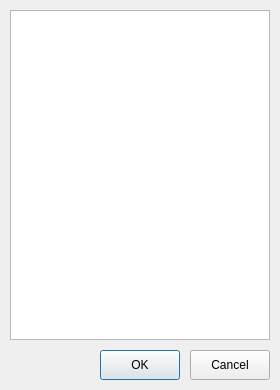
<?xml version="1.0" encoding="UTF-8"?>
<ui version="4.0">
 <class>SelGroupsDlg</class>
 <widget class="QDialog" name="SelGroupsDlg">
  <property name="geometry">
   <rect>
    <x>0</x>
    <y>0</y>
    <width>280</width>
    <height>390</height>
   </rect>
  </property>
  <property name="windowTitle">
   <string>Select Groups</string>
  </property>
  <widget class="QPushButton" name="ok">
   <property name="geometry">
    <rect>
     <x>100</x>
     <y>350</y>
     <width>80</width>
     <height>30</height>
    </rect>
   </property>
   <property name="sizePolicy">
    <sizepolicy hsizetype="Fixed" vsizetype="Fixed">
     <horstretch>0</horstretch>
     <verstretch>0</verstretch>
    </sizepolicy>
   </property>
   <property name="minimumSize">
    <size>
     <width>0</width>
     <height>30</height>
    </size>
   </property>
   <property name="text">
    <string>OK</string>
   </property>
   <property name="default">
    <bool>true</bool>
   </property>
  </widget>
  <widget class="QPushButton" name="cancel">
   <property name="geometry">
    <rect>
     <x>190</x>
     <y>350</y>
     <width>80</width>
     <height>30</height>
    </rect>
   </property>
   <property name="sizePolicy">
    <sizepolicy hsizetype="Fixed" vsizetype="Fixed">
     <horstretch>0</horstretch>
     <verstretch>0</verstretch>
    </sizepolicy>
   </property>
   <property name="minimumSize">
    <size>
     <width>0</width>
     <height>30</height>
    </size>
   </property>
   <property name="text">
    <string>Cancel</string>
   </property>
  </widget>
  <widget class="QListWidget" name="groups">
   <property name="geometry">
    <rect>
     <x>10</x>
     <y>10</y>
     <width>260</width>
     <height>330</height>
    </rect>
   </property>
   <property name="frameShadow">
    <enum>QFrame::Plain</enum>
   </property>
   <property name="editTriggers">
    <set>QAbstractItemView::NoEditTriggers</set>
   </property>
   <property name="selectionMode">
    <enum>QAbstractItemView::ExtendedSelection</enum>
   </property>
   <property name="sortingEnabled">
    <bool>true</bool>
   </property>
  </widget>
 </widget>
 <resources/>
 <connections/>
</ui>
